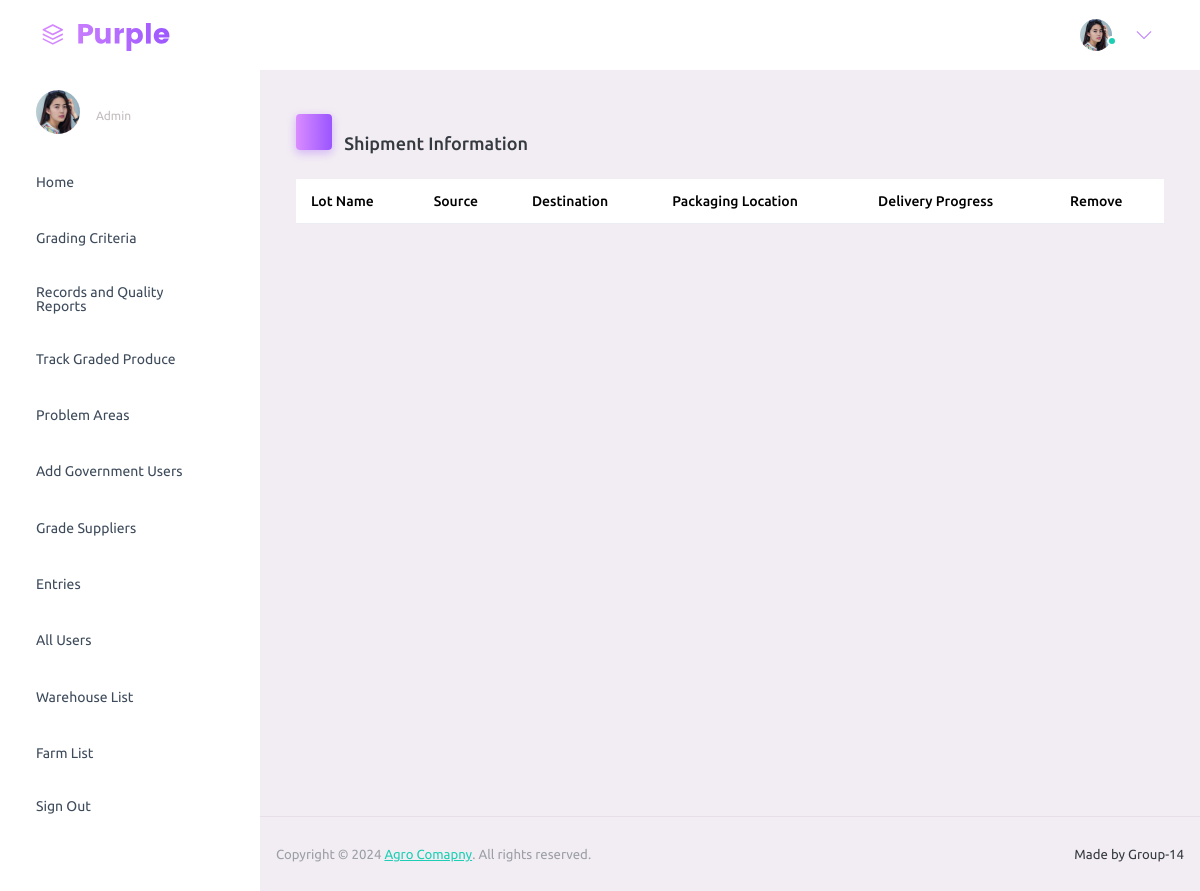
The app's page /adminpages/delivery_progress.php, older data.
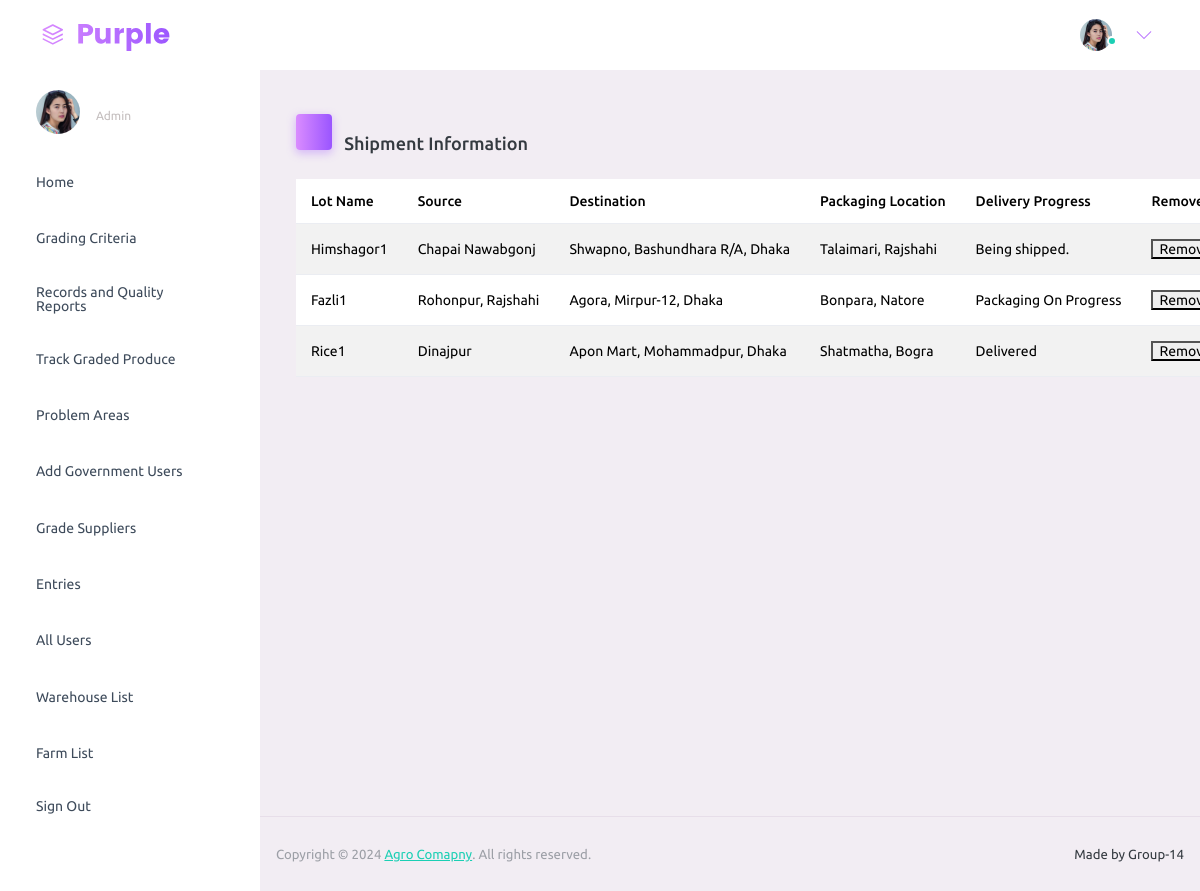
The same page, newer data.
### tables this page shows
CREATE TABLE `delivery_progress_t` (
  `PackagingID` varchar(20) NOT NULL,
  `LotID` varchar(20) NOT NULL,
  `LotName` varchar(50) NOT NULL,
  `Source` varchar(100) NOT NULL,
  `Destination` varchar(100) NOT NULL,
  `PackagingUnit` varchar(100) NOT NULL,
  `DeliveryStatus` varchar(100) NOT NULL
);

### adminpages/delivery_progress.php (the view, shortened to what this page needs)
<?php
    include '../backend/connect.php';
?>
<!DOCTYPE html>
<html lang="en">
  <head>
    <link rel="stylesheet" href="../assets/vendors/mdi/css/materialdesignicons.min.css">
    <link rel="stylesheet" href="../assets/vendors/ti-icons/css/themify-icons.css">
    <link rel="stylesheet" href="../assets/vendors/css/vendor.bundle.base.css">
    <link rel="stylesheet" href="../assets/vendors/font-awesome/css/font-awesome.min.css">
    <link rel="stylesheet" href="../assets/vendors/font-awesome/css/font-awesome.min.css" />
    <link rel="stylesheet" href="../assets/vendors/bootstrap-datepicker/bootstrap-datepicker.min.css">
    <link rel="stylesheet" href="../assets/css/style.css">
  </head>
  <body>
    <div class="container-scroller">
      <nav class="navbar default-layout-navbar col-lg-12 col-12 p-0 fixed-top d-flex flex-row">
        <div class="text-center navbar-brand-wrapper d-flex align-items-center justify-content-start">
          <a class="navbar-brand brand-logo" href="index.html"><img src="assets/images/logo.svg" alt="logo" /></a>
        </div>
        <div class="navbar-menu-wrapper d-flex align-items-stretch">
          <button class="navbar-toggler navbar-toggler align-self-center" type="button" data-toggle="minimize">
            <span class="mdi mdi-menu"></span>
          </button>
          <ul class="navbar-nav navbar-nav-right">
            <li class="nav-item nav-profile dropdown">
              <a class="nav-link dropdown-toggle" id="profileDropdown" href="#" data-bs-toggle="dropdown" aria-expanded="false">
                <div class="nav-profile-img">
                  <img src="../assets/images/faces/face23.jpg" alt="image">
                  <span class="availability-status online"></span>
                </div>
              </a>
            </li>
          </ul>
        </div>
      </nav>
      <div class="container-fluid page-body-wrapper">
        <nav class="sidebar sidebar-offcanvas" id="sidebar">
          <ul class="nav">
            <li class="nav-item nav-profile">
              <a href="#" class="nav-link">
                <div class="nav-profile-image">
                  <img src="../assets/images/faces/face23.jpg" alt="profile" />
                </div>
                <div class="nav-profile-text d-flex flex-column">
                  <span class="text-secondary text-small">Admin</span>
                </div>
                <i class="mdi mdi-bookmark-check text-success nav-profile-badge"></i>
              </a>
            </li>
            <li class="nav-item">
              <a class="nav-link" href="../admin.php">
                <span class="menu-title">Home</span>
                <i class="mdi mdi-home menu-icon"></i>
              </a>
            </li>
            <li class="nav-item">
              <a class="nav-link" href="backend/grading_criteria.php">
                <span class="menu-title">Grading Criteria</span>
                <i class="mdi mdi-home menu-icon"></i>
              </a>
            </li>
            <li class="nav-item">
              <a class="nav-link" href="backend/quality_reports.php">
                <span class="menu-title">Records and Quality Reports</span>
                <i class="mdi mdi-home menu-icon"></i>
              </a>
            </li>
            <li class="nav-item">
              <a class="nav-link" href="adminpages/track_product.php">
                <span class="menu-title">Track Graded Produce</span>
                <i class="mdi mdi-home menu-icon"></i>
              </a>
            </li>
            <li class="nav-item">
              <a class="nav-link" data-bs-toggle="collapse" href="#auth" aria-expanded="false" aria-controls="auth">
                <span class="menu-title">Problem Areas</span>
                <i class="menu-arrow"></i>
                <i class="mdi mdi-lock menu-icon"></i>
              </a>
            </li>
            <li class="nav-item">
              <a class="nav-link" href="adminpages/admin-add-user.php">
                <span class="menu-title">Add Government Users</span>
                <i class="mdi mdi-home menu-icon"></i>
              </a>
            </li>
            <li class="nav-item">
              <a class="nav-link" href="adminpages/admin-grade-supplier.php">
                <span class="menu-title">Grade Suppliers</span>
                <i class="mdi mdi-home menu-icon"></i>
              </a>
            </li>
            <li class="nav-item">
              <a class="nav-link" data-bs-toggle="collapse" href="#forms" aria-expanded="false" aria-controls="forms">
                <span class="menu-title">Entries</span>
                <i class="mdi mdi-format-list-bulleted menu-icon"></i>
              </a>
            </li>
            <li class="nav-item">
              <a class="nav-link" data-bs-toggle="collapse" href="#ui-basic" aria-expanded="false" aria-controls="ui-basic">
                <span class="menu-title">All Users</span>
                <i class="menu-arrow"></i>
                <i class="mdi mdi-crosshairs-gps menu-icon"></i>
              </a>
            </li>
            <li class="nav-item">
              <a class="nav-link" data-bs-toggle="collapse" href="#auth" aria-expanded="false" aria-controls="auth">
                <span class="menu-title">Warehouse List</span>
                <i class="menu-arrow"></i>
                <i class="mdi mdi-lock menu-icon"></i>
              </a>
            </li>
            <li class="nav-item">
              <a class="nav-link" data-bs-toggle="collapse" href="#auth" aria-expanded="false" aria-controls="auth">
                <span class="menu-title">Farm List</span>
                <i class="menu-arrow"></i>
                <i class="mdi mdi-lock menu-icon"></i>
              </a>
            </li>
            <li class="nav-item">
              <a class="nav-link" href="login.html">
                <span class="menu-title">Sign Out</span>
              </a>
            </li>
          </ul>
        </nav>
        <div class="main-panel">
          <div class="content-wrapper">
            <div class="page-header">
              <h3 class="page-title">
                <span class="page-title-icon bg-gradient-primary text-white me-2">
                </span> Shipment Information
              </h3>
            </div>
            <div class="card-body">
              <table class="table table-striped">
                      <thead>
                        <tr>
                          <th> Lot Name </th>
                          <th> Source </th>
                          <th> Destination </th>
                          <th> Packaging Location </th>
                          <th> Delivery Progress </th>
                          <th> Remove </th>
                        </tr>
                      </thead>
                      <tbody>
                        <form action="../backend/remove-delivery.php" method="POST">
                        <?php
                          $sql = "SELECT * FROM delivery_progress_t";
                          $result = $conn->query($sql);
                          echo "<tr>";
                          while ($row = mysqli_fetch_array($result)) {
                            $lot_id = $row['LotID'];
                            $lot_name = $row['LotName'];
                            $source = $row['Source'];
                            $destination = $row['Destination'];
                            $packaging_unit = $row['PackagingUnit'];
                            $delivery_status = $row['DeliveryStatus'];
                            echo "<td>" . $lot_name . "</td>";
                            echo "<td>" . $source . "</td>";
                            echo "<td>" . $destination . "</td>";
                            echo "<td>" . $packaging_unit . "</td>";
                            echo "<td>" . $delivery_status . "</td>";
                            echo "<td><button type='submit' name='remove_delivery' value='" . $lot_id . "'>Remove</button></td></tr>";
                          }
                        ?>
                        </form>
                      </tbody>
                    </table>
              </div>
          </div>
          <footer class="footer">
            <div class="d-sm-flex justify-content-center justify-content-sm-between">
              <span class="text-muted text-center text-sm-left d-block d-sm-inline-block">Copyright © 2024 <a href="#">Agro Comapny</a>. All rights reserved.</span>
              <span class="float-none float-sm-right d-block mt-1 mt-sm-0 text-center">Made by Group-14</span>
            </div>
          </footer>
        </div>
      </div>
    </div>
  </body>
</html>

Row changes from the older to the newer data that the page shows:
added delivery_progress_t: LotName "Himshagor1", Source "Chapai Nawabgonj", Destination "Shwapno, Bashundhara R/A, Dhaka", PackagingUnit "Talaimari, Rajshahi", DeliveryStatus "Being shipped."
added delivery_progress_t: LotName "Fazli1", Source "Rohonpur, Rajshahi", Destination "Agora, Mirpur-12, Dhaka", PackagingUnit "Bonpara, Natore", DeliveryStatus "Packaging On Progress"
added delivery_progress_t: LotName "Rice1", Source "Dinajpur", Destination "Apon Mart, Mohammadpur, Dhaka", PackagingUnit "Shatmatha, Bogra", DeliveryStatus "Delivered"
